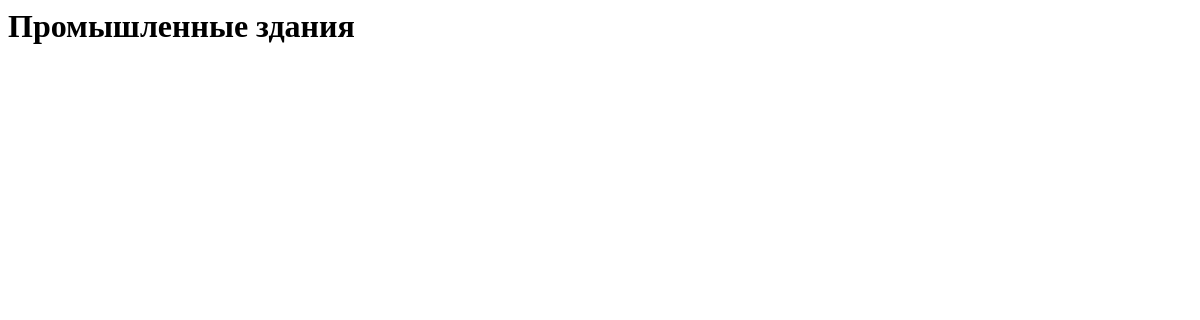
The app's page /buildings, older data.
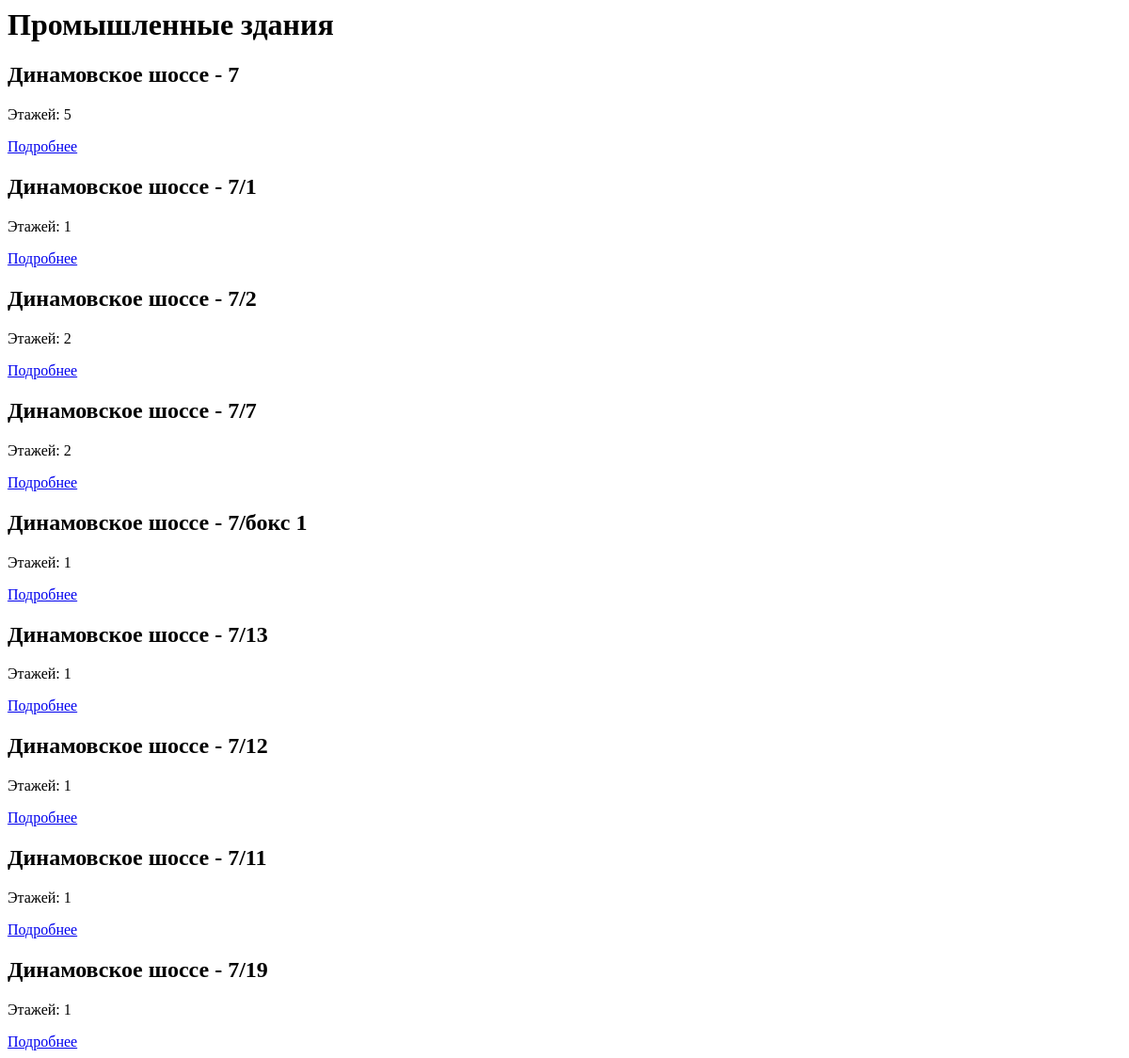
The same page, newer data.
### model.py (models this page shows, shortened)
class Buildings(Base):
    __tablename__ = 'buildings'
    id = Column(Integer, primary_key = True)
    street = Column(String)
    index = Column(String, unique = True)
    function = Column(String)
    count_floors = Column(Integer)
    sections = relationship('Sections', back_populates = 'building')
    photo = Column(String)

### webapp/routes.py (the view)
@app.route("/buildings")
def buildings():
    building = session.query(Buildings).all()
    return render_template('show_buldings.html', building=building)

### webapp/templates/show_buldings.html
<div class="containermt-5">
  <h1> Промышленные здания </h1>
  {% for element in building %}
  <div class="alert alert-info">
      <h2> {{ element.street }} - {{ element.index }} </h2>
      <p> Этажей: {{ element.count_floors }}</p>
      <a href="/buildings/{{ element.id }}" class="btn btn-warning">Подробнее</a>
  </div>
  {% endfor %}
</div>

Row changes from the older to the newer data that the page shows:
added Buildings: street "Динамовское шоссе", index "7", count_floors "5"
added Buildings: street "Динамовское шоссе", index "7/1", count_floors "1"
added Buildings: street "Динамовское шоссе", index "7/2", count_floors "2"
added Buildings: street "Динамовское шоссе", index "7/7", count_floors "2"
added Buildings: street "Динамовское шоссе", index "7/бокс 1", count_floors "1"
added Buildings: street "Динамовское шоссе", index "7/13", count_floors "1"
added Buildings: street "Динамовское шоссе", index "7/12", count_floors "1"
added Buildings: street "Динамовское шоссе", index "7/11", count_floors "1"
added Buildings: street "Динамовское шоссе", index "7/19", count_floors "1"
